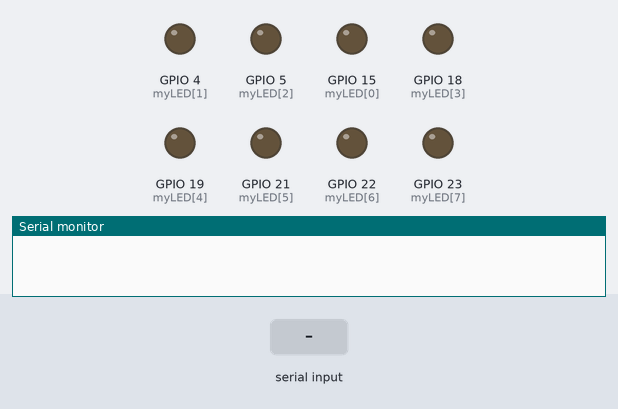
Simulated run of this sketch. Board: ESP32. Shown: output pins drawn as LEDs (lit = HIGH), the last lines printed to the serial monitor. The test bench sets the inputs (shaded band).

Above: at 1.2 s.
1.3 s: "49\n" received over the second serial link
At 2.2 s:
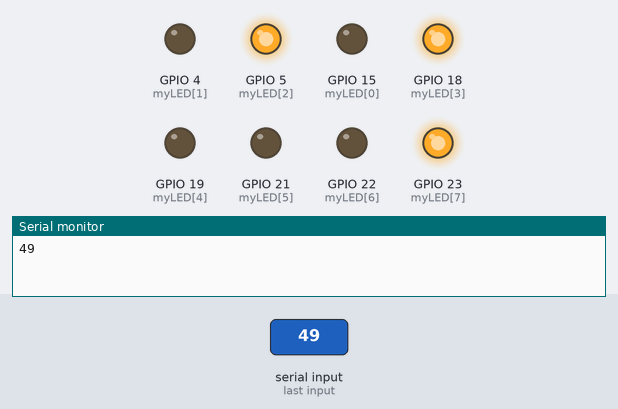
2.8 s: "50\n" received over the second serial link
At 3.4 s:
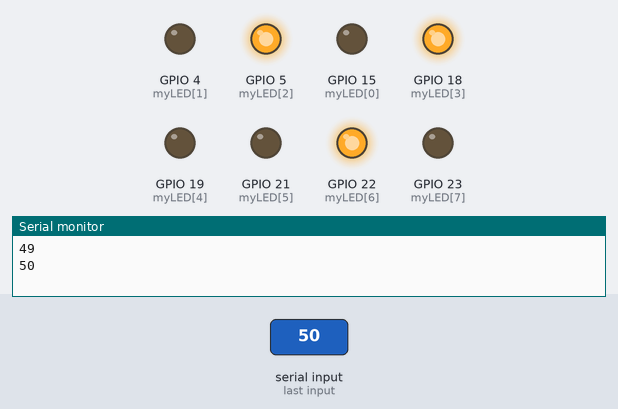
4.3 s: "51\n" received over the second serial link
At 5.5 s:
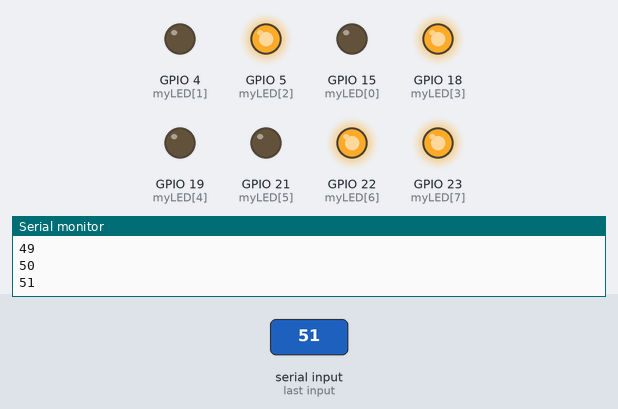
5.8 s: "52\n" received over the second serial link
At 6.9 s:
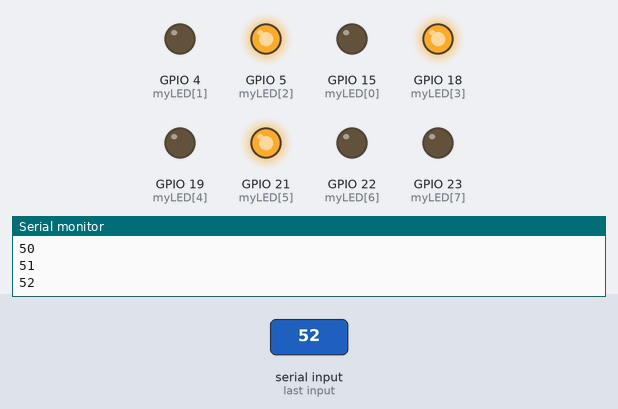
7.3 s: "53\n" received over the second serial link
At 8.0 s:
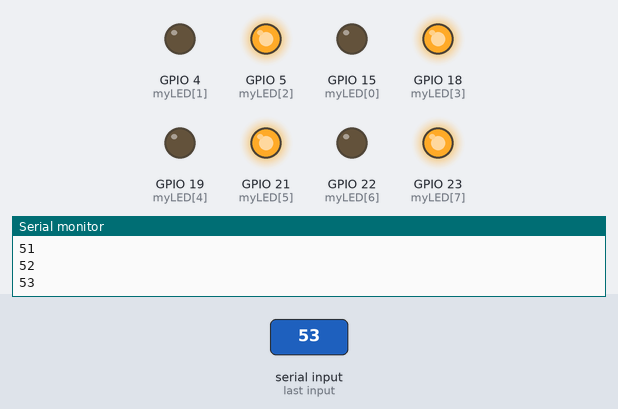
Timing chart, 0 to 9.8 s (numbered marks = the images above; inputs shaded):
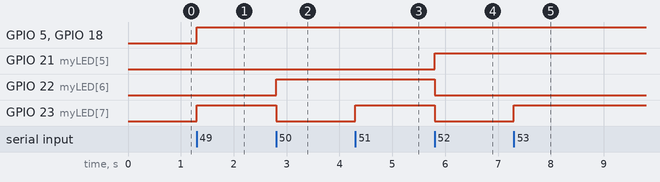

The sketch:

lab10_5_RX.ino
```cpp
#include <HardwareSerial.h>

HardwareSerial SerialPort(2);

int myLED[] = { 15, 4, 5, 18, 19, 21, 22, 23 };

int data[8][8] = {
  { 0, 0, 1, 1, 0, 0, 0, 1 },
  { 0, 0, 1, 1, 0, 0, 1, 0 },
  { 0, 0, 1, 1, 0, 0, 1, 1 },
  { 0, 0, 1, 1, 0, 1, 0, 0 },
  { 0, 0, 1, 1, 0, 1, 0, 1 },
  { 0, 0, 1, 1, 0, 1, 1, 0 },
  { 0, 0, 1, 1, 0, 1, 1, 1 },
  { 0, 0, 1, 1, 1, 0, 0, 0 }
};

void setup() {
  // put your setup code here, to run once:
  SerialPort.begin(19200, SERIAL_8N1, 16, 17);
  Serial.begin(19200);

  for (int i = 0; i < 8; i++) {
    pinMode(myLED[i], OUTPUT);
  }
}

void loop() {
  // put your main code here, to run repeatedly:
  if (SerialPort.available()) {
    int ascii = SerialPort.parseInt();
    if (ascii == 49) {
      Serial.println(49);
      outPut(0);
    }
    if (ascii == 50) {
      Serial.println(50);
      outPut(1);
    }
    if (ascii == 51) {
      Serial.println(51);
      outPut(2);
    }
    if (ascii == 52) {
      Serial.println(52);
      outPut(3);
    }
    if (ascii == 53) {
      Serial.println(53);
      outPut(4);
    }
    if (ascii == 54) {
      Serial.println(54);
      outPut(5);
    }
    if (ascii == 55) {
      Serial.println(55);
      outPut(6);
    }
    if (ascii == 56) {
      Serial.println(56);
      outPut(7);
    }
  }
}

void outPut(int x) {
  for (int i = 0; i < 8; i++) {
    digitalWrite(myLED[i], data[x][i]);
  }
}
```

Measured:
- after the input at 1.3 s, GPIO 5 (myLED[2]), GPIO 18 (myLED[3]), GPIO 23 (myLED[7]): LOW → HIGH at once
- after the input at 2.8 s, GPIO 22 (myLED[6]): LOW → HIGH at once; GPIO 23 (myLED[7]): HIGH → LOW at once
- after the input at 4.3 s, GPIO 23 (myLED[7]): LOW → HIGH at once
- after the input at 5.8 s, GPIO 21 (myLED[5]): LOW → HIGH at once; GPIO 22 (myLED[6]), GPIO 23 (myLED[7]): HIGH → LOW at once
- after the input at 7.3 s, GPIO 23 (myLED[7]): LOW → HIGH at once
